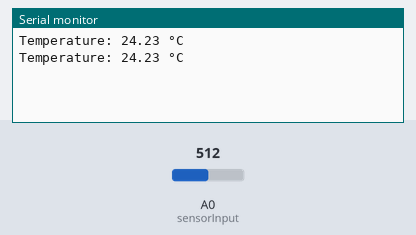
Simulated run of this sketch. Board: Arduino Uno, built with avr-gcc and run on an emulated ATmega328P. Parts: the last lines printed to the serial monitor. Inputs (shaded band) come from the test bench; at power-on: A0 (sensorInput) = 512.

Above: at 1.8 s.
1.9 s: A0 (sensorInput) set to 716
At 2.8 s:
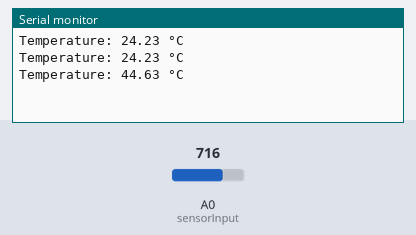
3.4 s: A0 (sensorInput) set to 900
At 4.5 s:
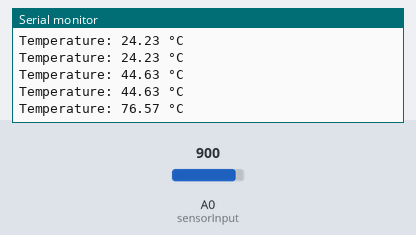
Timing chart, 0 to 6.4 s (numbered marks = the images above; inputs shaded):
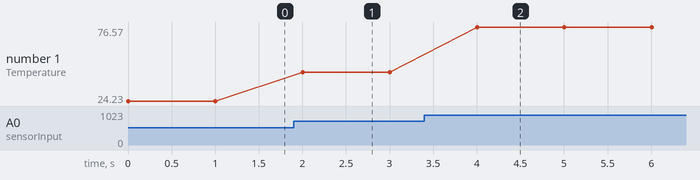

Measured:
- after the input at 1.9 s, the serial monitor: prints a new line after 0.10 s (image 1)
- after the input at 3.4 s, the serial monitor: prints a new line after 0.60 s (image 2)
- plotted number 1: 24.23 → 44.63 after the input at 1.9 s, 44.63 → 76.57 after the input at 3.4 s

The sketch:

temp_sensor.ino
```cpp
const int sensorInput = A0;
double R = 10000, Rt;
double logRt;
double A = 0.001125308852122, B =  0.000235711863267, C =  0.000000085663516; // Steinhart Hart coefficients
double Temperature;

void setup() {
  Serial.begin(9600);

}

void loop() {
  double Vin = analogRead(sensorInput);
  Vin = (5.0/1023.0) * Vin; // Now signal is in 0-5 V range
  Rt = (R*5.0/Vin) - R; // Rt is the thermistor resistance
  logRt = log(Rt);
  Temperature = 1.0/(A + B*logRt + C*logRt*logRt*logRt);
  Temperature = Temperature - 273.15; // Temperature in celcius

  Serial.print("Temperature: ");
  Serial.print(Temperature);
  Serial.println(" °C");


  delay(1000);
}
```
